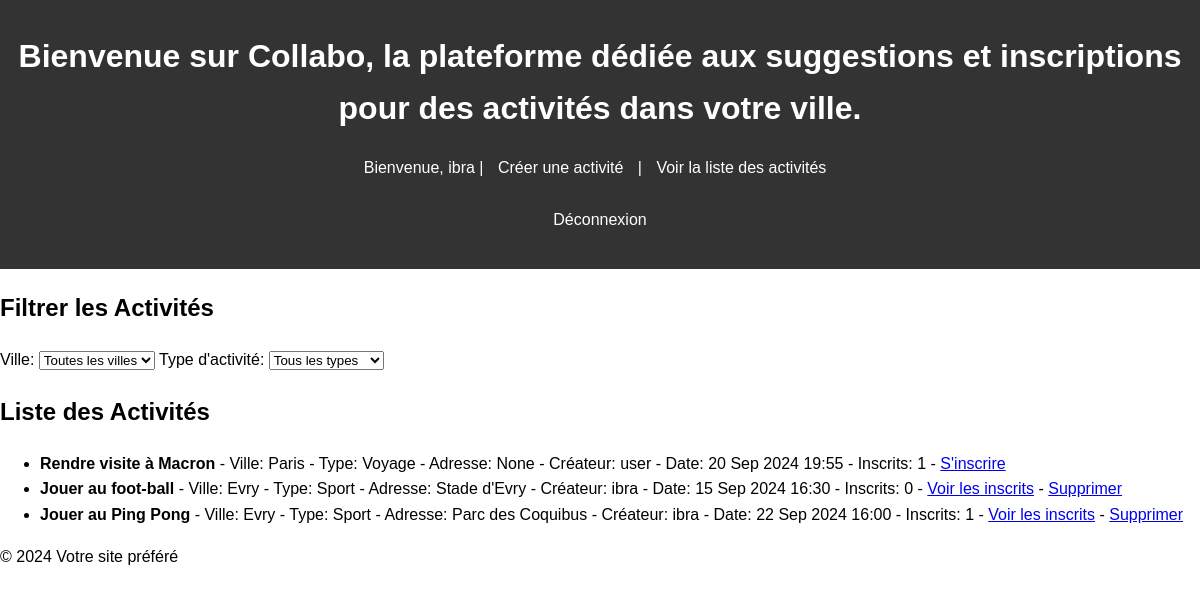
The page /activites/ (signed in) on the database as committed earlier.
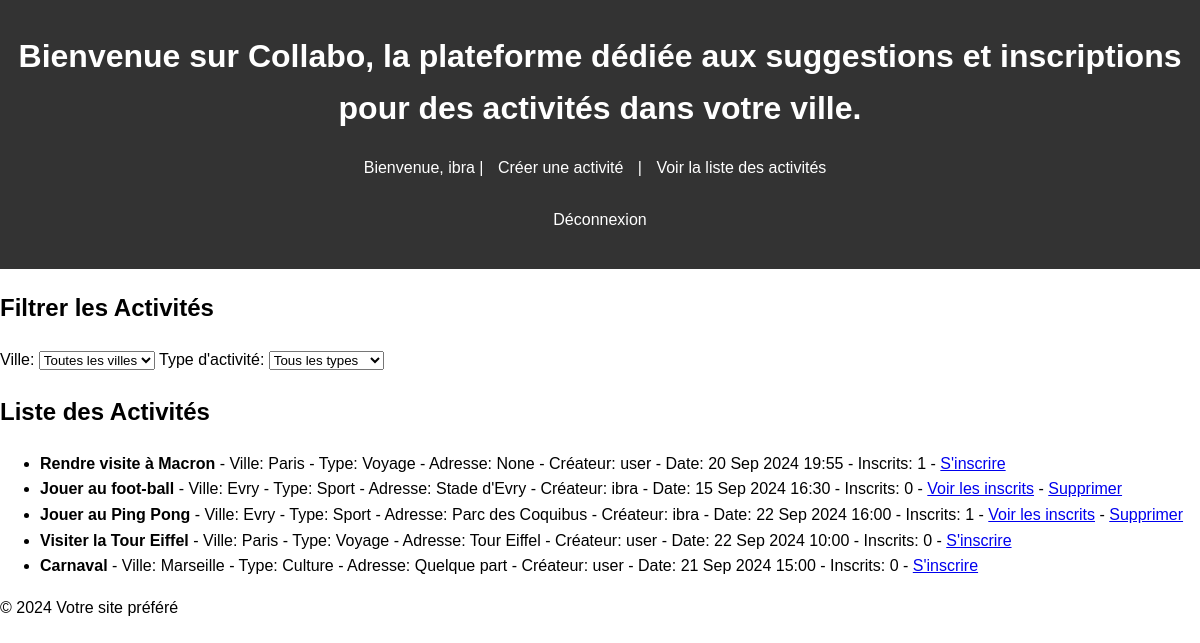
The same page on the database as committed later.
### public/models.py (models this page shows, shortened)
class Activite(models.Model):
    nom = models.CharField(max_length=280)
    createur = models.ForeignKey(User, on_delete=models.CASCADE)
    ville = models.ForeignKey(Ville, on_delete=models.CASCADE)
    type = models.ForeignKey(TypeActivite, on_delete=models.CASCADE)
    date = models.DateTimeField()
    adresse = models.CharField(max_length=280, null=True)

class Ville(models.Model):
    nom = models.CharField(max_length=100)

class TypeActivite(models.Model):
    type = models.CharField(max_length=100, null=True, blank=True)   # Assurez-vous que ce champ existe

### public/views.py (the view)
# urls.py: path('activites/', views.activite_list, name='activite_list'),
def activite_list(request):
    ville_id = request.GET.get('ville')
    type_id = request.GET.get('type')
    activites = Activite.objects.all()
    if ville_id:
        activites = activites.filter(ville_id=ville_id)
    if type_id:
        activites = activites.filter(type_id=type_id)
    types_activites = TypeActivite.objects.all()
    villes = Ville.objects.all()
    context = {
        'types_activites': types_activites,
        'villes': villes,
        'activites': activites,
        'selected_ville': ville_id,
        'selected_type': type_id,
    }
    return render(request, 'activite_list.html', context)

### public/templates/activite_list.html (shortened to what this page needs)
{% extends 'base.html' %}
{% block content %}
    <h2>Filtrer les Activités</h2>
    <form method="get" action="{% url 'activite_list' %}">
        <label for="ville">Ville:</label>
        <select id="ville" name="ville" onchange="this.form.submit()">
            <option value="">Toutes les villes</option>
        </select>
        <label for="type">Type d'activité:</label>
        <select id="type" name="type" onchange="this.form.submit()">
            <option value="">Tous les types</option>
        </select>
    </form>
    <h2>Liste des Activités</h2>
    {% if activites %}
        <ul>
            {% for activite in activites %}
                <li>
                    <strong>{{ activite.nom }}</strong>
                    - Ville: {{ activite.ville.nom }}
                    - Type: {{ activite.type.type }}
                    - Adresse: {{ activite.adresse }}
                    - Créateur: {{ activite.createur.username }}
                    - Date: {{ activite.date|date:"d M Y H:i" }}
                    - Inscrits: {{ activite.registration_set.count }}
                    {% if user.is_authenticated %}
                        {% if user == activite.createur %}
                            - <a href="{% url 'inscription_activite_list' activite.id %}">Voir les inscrits</a>
                            - <a href="{% url 'supprimer_activite' activite.id %}">Supprimer</a>
                        {% else %}
                            - <a href="{% url 'inscription_activite' activite.id %}">S'inscrire</a>
                        {% endif %}
                    {% else %}
                        - <a href="{% url 'login' %}">Connectez-vous pour vous inscrire</a>
                    {% endif %}
                </li>
            {% endfor %}
        </ul>
    {% else %}
        <p>Aucune activité ne correspond à vos critères.</p>
    {% endif %}
{% endblock %}

Rows that differ between the two databases and show on the page:
added Activite: nom "Visiter la Tour Eiffel", ville.nom "Paris", type.type "Voyage", adresse "Tour Eiffel", createur.username "user", date "22 Sep 2024 10:00", registration_set.count "0", shows "S'inscrire"
added Activite: nom "Carnaval", ville.nom "Marseille", type.type "Culture", adresse "Quelque part", createur.username "user", date "21 Sep 2024 15:00", registration_set.count "0", shows "S'inscrire"
